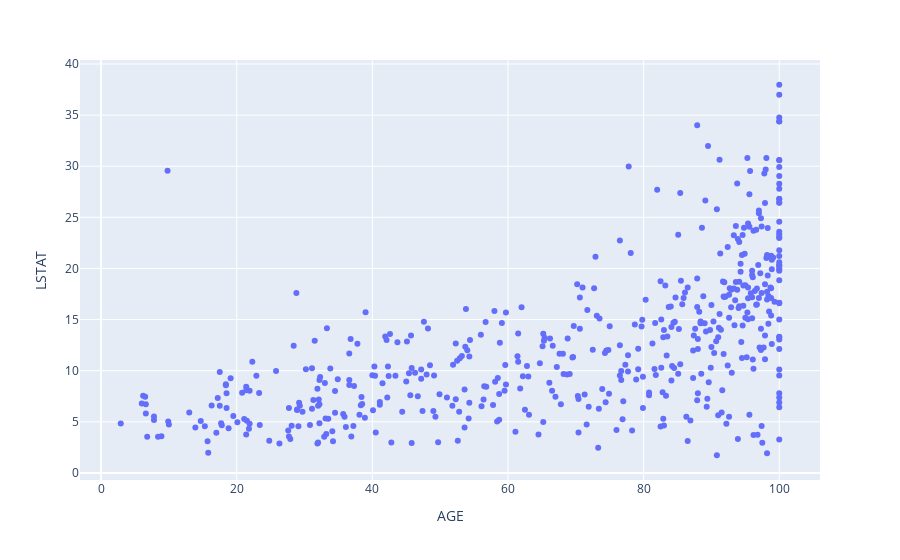

Notebook cell for this chart:
### Code cell
fig = px.scatter(boston_dataframe, x='AGE', y='LSTAT')
fig.show()

### Figure 1 — Plotly figure (JSON) as saved in the notebook; plotly's stock layout.template omitted (floating-point values rounded to 4 significant figures; data arrays with more than 128 entries replaced by an {"elided": "..."} marker saying what was removed)
{"data": [{"hovertemplate": "AGE=%{x}<br>LSTAT=%{y}<extra></extra>", "legendgroup": "", "marker": {"color": "#636efa", "symbol": "circle"}, "mode": "markers", "name": "", "orientation": "v", "showlegend": false, "type": "scatter", "x": {"elided": "506 float values"}, "xaxis": "x", "y": {"elided": "506 float values"}, "yaxis": "y"}], "layout": {"autosize": true, "legend": {"tracegroupgap": 0}, "margin": {"t": 60}, "xaxis": {"anchor": "y", "autorange": true, "domain": [0, 1], "range": [-2.968, 105.9], "title": {"text": "AGE"}, "type": "linear"}, "yaxis": {"anchor": "x", "autorange": true, "domain": [0, 1], "range": [-1.076, 40.78], "title": {"text": "LSTAT"}, "type": "linear"}}}
